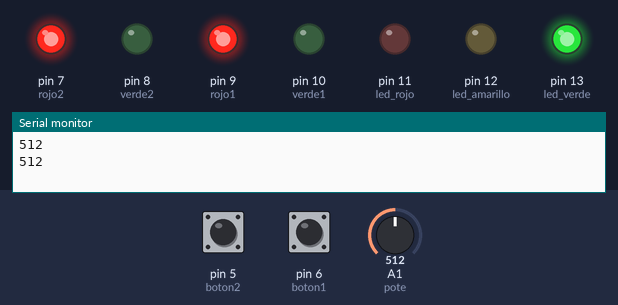
The sketch below on a simulated Arduino Uno, built with avr-gcc and run on an emulated ATmega328P. Shown: output pins drawn as LEDs (lit = HIGH), the last lines printed to the serial monitor. Inputs (shaded band) come from the test bench; at power-on: A1 (pote) = 512, pin 5 (boton2) HIGH, pin 6 (boton1) HIGH.

Above: at 9.5 s.
9.6 s: A1 (pote) set to 122
23.6 s: pin 5 (boton2) pulled LOW for 3 s
At 29.1 s:
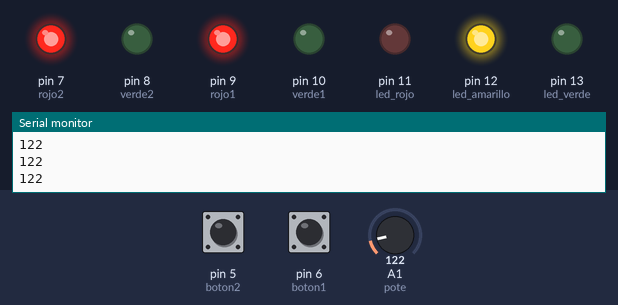
At 32.6 s:
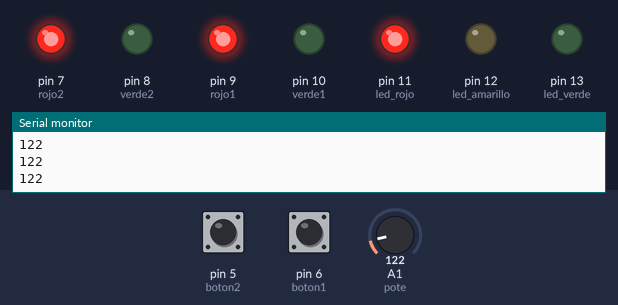
Timing chart, 0 to 69.7 s (numbered marks = the images above; inputs shaded):
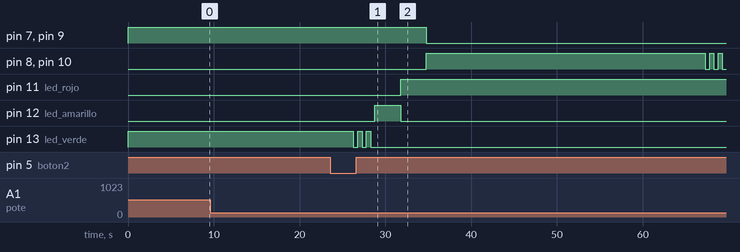

The sketch:

Practica1_SemaforoVP.ino
```cpp
#define led_verde 13
#define led_amarillo 12
#define led_rojo 11

#define verde1 10
#define rojo1 9
#define verde2 8
#define rojo2 7

#define pote 1

int valor_pote = 0;

int boton1 = 6;
int push1 = 0;
int boton2 = 5;
int push2 = 0 ;
int control = 0;


void setup() {
  // put your setup code here, to run once:
  pinMode(led_verde,OUTPUT);
  pinMode(led_amarillo, OUTPUT);
  pinMode(led_rojo,OUTPUT);
  pinMode(verde1, OUTPUT);
  pinMode(rojo1, OUTPUT);
  pinMode(verde2, OUTPUT);
  pinMode(rojo2, OUTPUT);

  pinMode(boton1, INPUT);
  pinMode(boton2, INPUT);

  Serial.begin(9600); //--------------- efectos de comprobacion funcion del potenciometro

}

void loop() {

 push1 = LOW;//boton1
 push2 = LOW; // boton2

valor_pote = analogRead(pote);
//cambio = map(valor_pote,0,1023,10,60)*1000; //-------

Serial.println(valor_pote);

  verde();
  //preventivaVerde();
 // amarillo();   // al activarse se ve la funcionalidad normal de semaforos vehicular y peatonal
//  rojo();

  push1 = digitalRead(boton1);
  push2 = digitalRead(boton2);

  if(push1 == LOW || push2 == LOW) {

    control = 1;
    }else {control = 0;}

    if (control == 1) {
      preventivaVerde();
      amarillo();
      rojo();
    } else { if (control = 0) { verde();}}

}

/* S E M A F O R O */
void verde (){
  digitalWrite(rojo1,HIGH); //alto peaton//----
  digitalWrite(rojo2,HIGH);

  //verde
  digitalWrite(led_verde,HIGH);   //alto
  delay(valor_pote*17.05); //31500 original valor_pote

  digitalWrite(led_verde, LOW);
}

void preventivaVerde (){

  digitalWrite(rojo1,HIGH); //alto peaton
  digitalWrite(rojo2,HIGH);//-------

  //verde
  digitalWrite(led_verde,HIGH);   //alto
  delay(valor_pote*17.05); //31500 original

  digitalWrite(led_verde, LOW);
    //parpadeo
  for(int i = 0; i < 3; i++) {

    digitalWrite(led_verde, HIGH); //alto
    delay (500);

    digitalWrite(led_verde,LOW); //bajo
    delay(500);
  } //fin for

}

void amarillo (){
   //amarillo
  digitalWrite(led_amarillo, HIGH);  //alto
  delay(3000); //3000 ----------------

  digitalWrite(led_amarillo,LOW);
}

void rojo (){
  //rojo sem
  digitalWrite(led_rojo, HIGH); //alto vehiculo

  delay(3000);
  digitalWrite(rojo1,LOW);  //peaton
  digitalWrite(rojo2,LOW); //peaton


//paso peaton
  digitalWrite(verde1,HIGH);
  digitalWrite(verde2,HIGH);

  delay(15000); //tiempo original verde peatonal 15000---------------------
  delay(17000); // tiempo original rojo semaforo 17000--------------------

  //parpadear
for(int i = 0; i<3; i++){
  digitalWrite(verde1,HIGH);  //paso peatonal
  digitalWrite(verde2,HIGH);
  delay (500);

  digitalWrite(verde1,LOW);  //paso peatonal--
  digitalWrite(verde2,LOW); //----
  delay(500);
}


  digitalWrite(rojo1,HIGH); //peaton tiempo espera vehiculo y peaton en rojo
  digitalWrite(rojo2,HIGH);// peaton

  delay(3000);
  digitalWrite(led_rojo,LOW); //bajo


  digitalWrite(verde1,LOW); //peaton---------
  digitalWrite(verde2,LOW);//-------

}
```

Measured:
- after the input at 23.6 s, pin 7 (rojo2): HIGH → LOW after 11.2 s; pin 8 (verde2): LOW → HIGH after 11.2 s, then repeats every 1.0 s: LOW 0.50 s, HIGH 0.50 s
